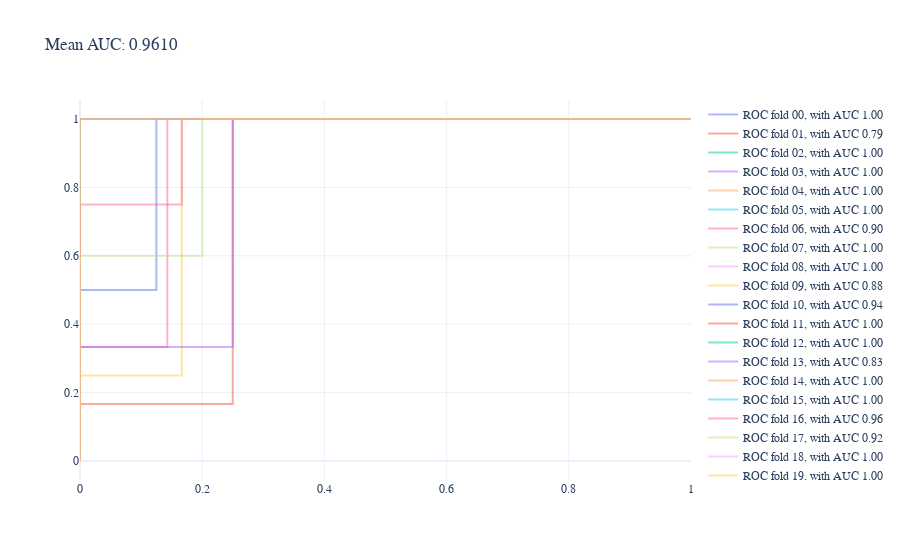

This figure's notebook cell:
### Code cell
cv = RepeatedKFold(n_splits=n_folds, n_repeats=2, random_state=0)

# Declare variables
roc_sample = []
aucs = []
store_metrics = []
mean_fpr = np.linspace(0, 1, 100)
n_repeats = 3
fig = go.Figure()


# Declares loop
for i, (train, test) in enumerate(cv.split(X, y)):

    # Compute predictions
    predictions = lda.fit(X[train], y[train]).predict_proba(X[test])

    # Compute ROC and AUC data
    fpr, tpr, _ = roc_curve(y[test], predictions[:, 1])
    roc_sample.append(np.interp(mean_fpr, fpr, tpr))

    # Make ROC curve start at 0
    # The trick is to make the zero-th element of the sample that was just added
    roc_sample[-1][0] = 0.0

    # Compute AUC
    roc_auc = auc(fpr, tpr)
    aucs.append(roc_auc)

    # Plot
    fig.add_trace(
        go.Scatter(
            x=fpr,
            y=tpr,
            mode="lines",
            opacity=0.5,
            name=f"ROC fold {str(i).zfill(2)}, with AUC {roc_auc:.2f}",
        )
    )
    y_pred = lda.predict(X[test])

    # Compute accuracy, precision, recall and F1 score
    acc = accuracy_score(y_pred, y[test])
    prec = precision_score(y_pred, y[test])
    rec = recall_score(y_pred, y[test])
    f1 = 2 * prec * rec / (prec + rec)

    store_metrics.append([acc, prec, rec, f1])

fig.update_layout(
    title=f"Mean AUC: {np.mean(aucs):.4f}",
    font_family="Nato",
    template="plotly_white",
)
fig

### Figure 1 — Plotly figure (JSON) as saved in the notebook; plotly's stock layout.template omitted (floating-point values rounded to 4 significant figures)
{"data": [{"mode": "lines", "name": "ROC fold 00, with AUC 1.00", "opacity": 0.5, "type": "scatter", "x": [0, 0, 0, 1], "y": [0, 0.1667, 1, 1]}, {"mode": "lines", "name": "ROC fold 01, with AUC 0.79", "opacity": 0.5, "type": "scatter", "x": [0, 0, 0.25, 0.25, 1], "y": [0, 0.1667, 0.1667, 1, 1]}, {"mode": "lines", "name": "ROC fold 02, with AUC 1.00", "opacity": 0.5, "type": "scatter", "x": [0, 0, 0, 1], "y": [0, 0.2, 1, 1]}, {"mode": "lines", "name": "ROC fold 03, with AUC 1.00", "opacity": 0.5, "type": "scatter", "x": [0, 0, 0, 1], "y": [0, 0.1667, 1, 1]}, {"mode": "lines", "name": "ROC fold 04, with AUC 1.00", "opacity": 0.5, "type": "scatter", "x": [0, 0, 0, 1], "y": [0, 0.3333, 1, 1]}, {"mode": "lines", "name": "ROC fold 05, with AUC 1.00", "opacity": 0.5, "type": "scatter", "x": [0, 0, 0, 1], "y": [0, 0.3333, 1, 1]}, {"mode": "lines", "name": "ROC fold 06, with AUC 0.90", "opacity": 0.5, "type": "scatter", "x": [0, 0, 0.1429, 0.1429, 1], "y": [0, 0.3333, 0.3333, 1, 1]}, {"mode": "lines", "name": "ROC fold 07, with AUC 1.00", "opacity": 0.5, "type": "scatter", "x": [0, 0, 0, 1], "y": [0, 0.2, 1, 1]}, {"mode": "lines", "name": "ROC fold 08, with AUC 1.00", "opacity": 0.5, "type": "scatter", "x": [0, 0, 0, 1], "y": [0, 0.1111, 1, 1]}, {"mode": "lines", "name": "ROC fold 09, with AUC 0.88", "opacity": 0.5, "type": "scatter", "x": [0, 0, 0.1667, 0.1667, 1], "y": [0, 0.25, 0.25, 1, 1]}, {"mode": "lines", "name": "ROC fold 10, with AUC 0.94", "opacity": 0.5, "type": "scatter", "x": [0, 0, 0.125, 0.125, 1], "y": [0, 0.5, 0.5, 1, 1]}, {"mode": "lines", "name": "ROC fold 11, with AUC 1.00", "opacity": 0.5, "type": "scatter", "x": [0, 0, 0, 1], "y": [0, 0.1667, 1, 1]}, {"mode": "lines", "name": "ROC fold 12, with AUC 1.00", "opacity": 0.5, "type": "scatter", "x": [0, 0, 0, 1], "y": [0, 0.25, 1, 1]}, {"mode": "lines", "name": "ROC fold 13, with AUC 0.83", "opacity": 0.5, "type": "scatter", "x": [0, 0, 0, 0.25, 0.25, 1], "y": [0, 0.1667, 0.3333, 0.3333, 1, 1]}, {"mode": "lines", "name": "ROC fold 14, with AUC 1.00", "opacity": 0.5, "type": "scatter", "x": [0, 0, 0, 1], "y": [0, 0.1667, 1, 1]}, {"mode": "lines", "name": "ROC fold 15, with AUC 1.00", "opacity": 0.5, "type": "scatter", "x": [0, 0, 0, 1], "y": [0, 0.2, 1, 1]}, {"mode": "lines", "name": "ROC fold 16, with AUC 0.96", "opacity": 0.5, "type": "scatter", "x": [0, 0, 0, 0.1667, 0.1667, 1], "y": [0, 0.25, 0.75, 0.75, 1, 1]}, {"mode": "lines", "name": "ROC fold 17, with AUC 0.92", "opacity": 0.5, "type": "scatter", "x": [0, 0, 0, 0.2, 0.2, 1], "y": [0, 0.2, 0.6, 0.6, 1, 1]}, {"mode": "lines", "name": "ROC fold 18, with AUC 1.00", "opacity": 0.5, "type": "scatter", "x": [0, 0, 0, 1], "y": [0, 0.2, 1, 1]}, {"mode": "lines", "name": "ROC fold 19, with AUC 1.00", "opacity": 0.5, "type": "scatter", "x": [0, 0, 0, 1], "y": [0, 0.1429, 1, 1]}], "layout": {"font": {"family": "Nato"}, "title": {"text": "Mean AUC: 0.9610"}}}
